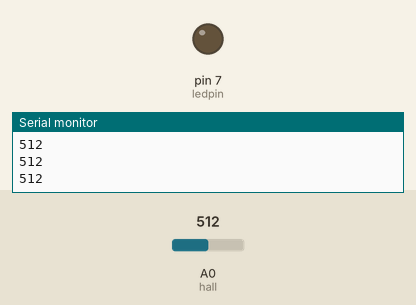
Simulated run of this sketch. Board: Arduino Uno, built with avr-gcc and run on an emulated ATmega328P. Parts: output pins drawn as LEDs (lit = HIGH), the last lines printed to the serial monitor. Inputs (shaded band) come from the test bench; at power-on: A0 (hall) = 512.

Above: at 1.2 s.
1.3 s: A0 (hall) set to 0
At 2.2 s:
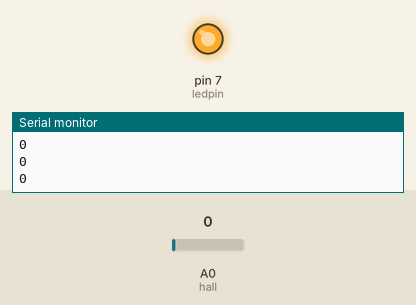
2.8 s: A0 (hall) set to 122
At 3.5 s:
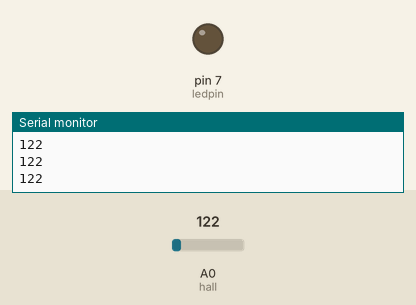
Timing chart, 0 to 5.8 s (numbered marks = the images above; inputs shaded):
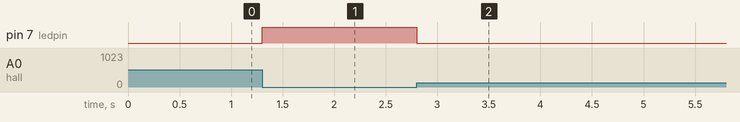

The sketch:

hall.ino
```cpp
int hall = A0;
int ledpin=7;
int state=0;
void setup() {
  pinMode(ledpin,OUTPUT);
  pinMode(hall,INPUT);
  Serial.begin(9600);
}

void loop() {
 state=analogRead(hall);
 if(state == LOW)
 digitalWrite(ledpin,HIGH);
 else
 digitalWrite(ledpin,LOW);
 Serial.println(state);
}
```

Measured:
- after the input at 1.3 s, pin 7 (ledpin): LOW → HIGH at once
- after the input at 2.8 s, pin 7 (ledpin): HIGH → LOW at once
